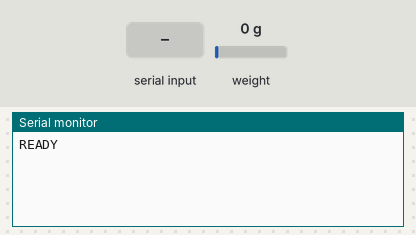
A sketch run on a simulated Arduino Uno, built with avr-gcc and run on an emulated ATmega328P. Shown: the last lines printed to the serial monitor. Inputs (shaded band) come from the test bench; at power-on: weight on the scale 0 g.

Above: at 3.2 s.
3.3 s: "READ_WEIGHT\n" received over Serial
At 5.0 s:
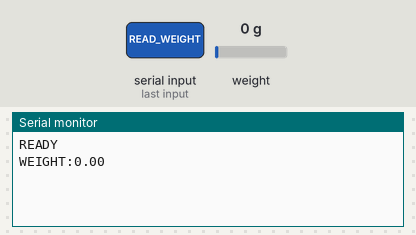
5.3 s: byte 10 ('\n') received over Serial
At 5.8 s:
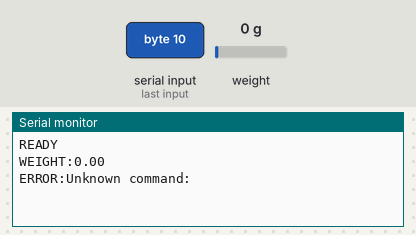
6.8 s: "READ_INK_BLACK\n" received over Serial
At 7.5 s:
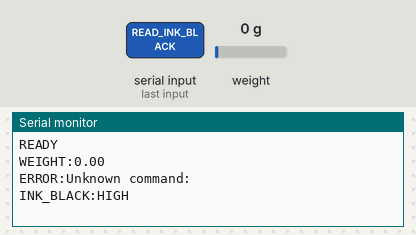
8.3 s: "READ_INK_CYAN\n" received over Serial
At 9.5 s:
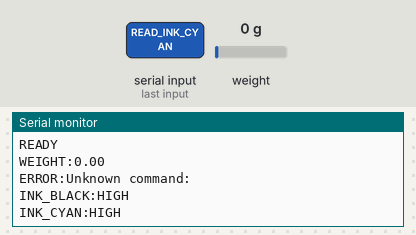
9.8 s: "READ_INK_MAGENTA\n" received over Serial
At 11.0 s:
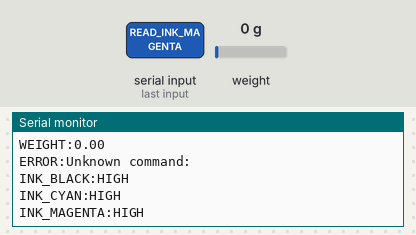
11.3 s: "READ_INK_YELLOW\n" received over Serial
At 12.2 s:
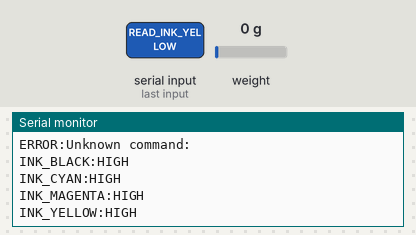

The sketch:

pisoprint_sensor_controller.ino
```cpp
/*
  PisoPrint Sensor Controller for Arduino Uno R3

  This sketch interfaces with:
  - HX711 load cell amplifier for paper weight measurement
  - 4 non-contact water level sensors for ink levels

  Communication with the Raspberry Pi/PC host is done via Serial.
*/

#include "HX711.h"

// HX711 load cell pins
#define LOADCELL_DOUT_PIN 4
#define LOADCELL_SCK_PIN 5

// Non-contact water level sensor pins (analog)
#define INK_BLACK_PIN A0
#define INK_CYAN_PIN A1
#define INK_MAGENTA_PIN A2
#define INK_YELLOW_PIN A3

// Threshold for ink level detection
#define INK_THRESHOLD 500  // Analog reading threshold (0-1023)

// HX711 instance
HX711 scale;

// Calibration values
float calibration_factor = -467; // Default calibration factor
float empty_weight = 50.0;       // Weight of empty paper tray in grams
float full_weight = 350.0;       // Weight of full tray in grams

// Buffer for incoming commands
String inputString = "";
boolean stringComplete = false;

void setup() {
  // Initialize serial communication
  Serial.begin(9600);
  inputString.reserve(50);

  // Initialize HX711 scale
  scale.begin(LOADCELL_DOUT_PIN, LOADCELL_SCK_PIN);
  scale.set_scale(calibration_factor);
  scale.tare();  // Reset scale to 0

  // Initialize analog pins for ink sensors
  pinMode(INK_BLACK_PIN, INPUT);
  pinMode(INK_CYAN_PIN, INPUT);
  pinMode(INK_MAGENTA_PIN, INPUT);
  pinMode(INK_YELLOW_PIN, INPUT);

  // Send ready message
  delay(1000);
  Serial.println("READY");
}

void loop() {
  // Process any incoming commands
  if (stringComplete) {
    processCommand(inputString);
    // Clear the string for next command
    inputString = "";
    stringComplete = false;
  }

  // Check for serial input
  while (Serial.available()) {
    char inChar = (char)Serial.read();
    if (inChar == '\n') {
      stringComplete = true;
    } else {
      inputString += inChar;
    }
  }
}

void processCommand(String command) {
  command.trim();

  // Test command to check connectivity
  if (command == "TEST") {
    Serial.println("READY");
  }

  // Read paper weight from HX711
  else if (command == "READ_WEIGHT") {
    float weight = scale.get_units(5); // Average of 5 readings
    Serial.print("WEIGHT:");
    Serial.println(weight, 2);
  }

  // Read ink levels (binary values)
  else if (command == "READ_INK_BLACK") {
    int value = analogRead(INK_BLACK_PIN);
    Serial.print("INK_BLACK:");
    Serial.println(value > INK_THRESHOLD ? "HIGH" : "LOW");
  }
  else if (command == "READ_INK_CYAN") {
    int value = analogRead(INK_CYAN_PIN);
    Serial.print("INK_CYAN:");
    Serial.println(value > INK_THRESHOLD ? "HIGH" : "LOW");
  }
  else if (command == "READ_INK_MAGENTA") {
    int value = analogRead(INK_MAGENTA_PIN);
    Serial.print("INK_MAGENTA:");
    Serial.println(value > INK_THRESHOLD ? "HIGH" : "LOW");
  }
  else if (command == "READ_INK_YELLOW") {
    int value = analogRead(INK_YELLOW_PIN);
    Serial.print("INK_YELLOW:");
    Serial.println(value > INK_THRESHOLD ? "HIGH" : "LOW");
  }

  // Calibration commands
  else if (command.startsWith("CALIBRATE_WEIGHT:")) {
    String weightStr = command.substring(16);
    float knownWeight = weightStr.toFloat();
    if (knownWeight > 0) {
      // Get the raw value
      long rawValue = scale.read_average(10);
      // Calculate new calibration factor
      calibration_factor = rawValue / knownWeight;
      // Set the new scale
      scale.set_scale(calibration_factor);

      Serial.print("CALIBRATION_FACTOR:");
      Serial.println(calibration_factor, 4);
    } else {
      Serial.println("ERROR:Invalid weight value");
    }
  }
  else if (command.startsWith("SET_EMPTY_WEIGHT:")) {
    String weightStr = command.substring(17);
    empty_weight = weightStr.toFloat();
    Serial.print("EMPTY_WEIGHT_SET:");
    Serial.println(empty_weight, 2);
  }
  else if (command.startsWith("SET_FULL_WEIGHT:")) {
    String weightStr = command.substring(16);
    full_weight = weightStr.toFloat();
    Serial.print("FULL_WEIGHT_SET:");
    Serial.println(full_weight, 2);
  }
  else if (command == "TARE") {
    scale.tare();  // Reset scale to 0
    Serial.println("TARE_COMPLETE");
  }
  else {
    Serial.print("ERROR:Unknown command: ");
    Serial.println(command);
  }
} 
```

Measured:
- after the input at 3.3 s, the serial monitor: prints a new line after 0.51 s (image 1)
- after the input at 5.3 s, the serial monitor: prints a new line at once (image 2)
- after the input at 6.8 s, the serial monitor: prints a new line at once (image 3)
- after the input at 8.3 s, the serial monitor: prints a new line at once (image 4)
- after the input at 9.8 s, the serial monitor: prints a new line at once (image 5)
- after the input at 11.3 s, the serial monitor: prints a new line at once (image 6)
